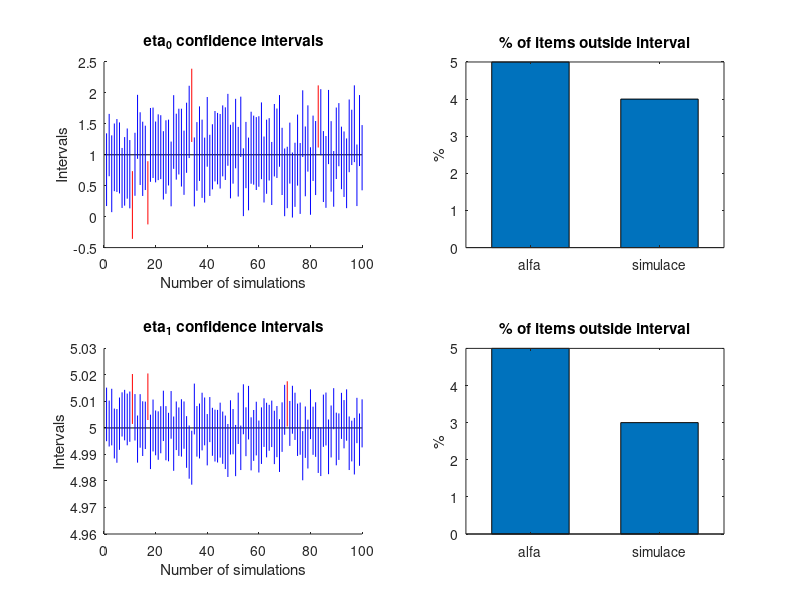
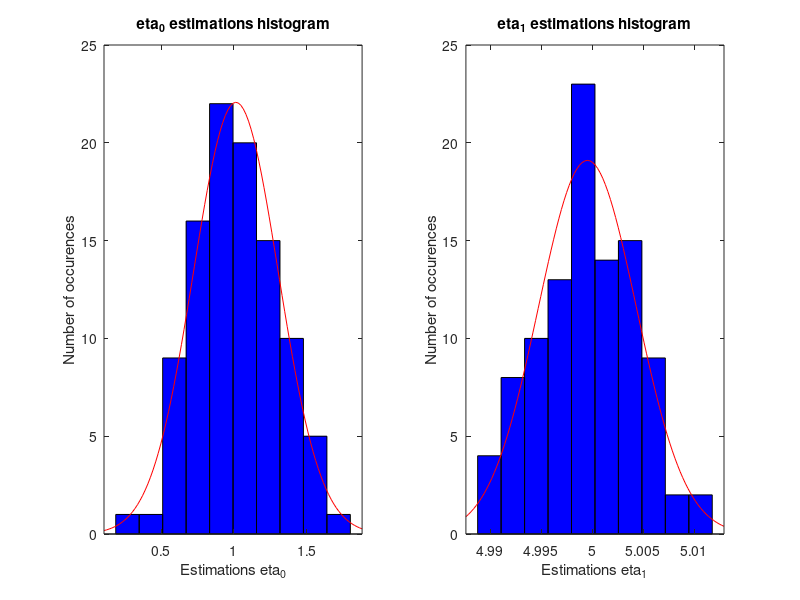

MATLAB code for these plots, in order: (Note: this script raises an error after producing the figures.)
%% KMA/MME Linear regression

% Clear Sequence
clear all, close all %#ok<CLALL>

% Wait 0.01s (sometimes, clear all does not delete everything)
pause(0.01)

%% Initialize parameters

% Number of simulations
pocetSimulaci = 100;

% Create line and count number of data points n
x = 1:100; n = length(x);

% Choose real beta, sigma2 (rozptyl) & alpha
beta = [1, 5]; sigma2 = 2; alpha = 0.5;

% Regression Matrix X and Dependent variable Y (vysvetlovana promenna)
X = [ones(n, 1), x']; Y = X * beta';

% Preallocations
b = zeros(pocetSimulaci, 2);

% Lower & upper estimations
b_lower = zeros(pocetSimulaci, 2); b_upper = zeros(pocetSimulaci, 2);

% Variance estimation for each simulation
s2 = zeros(pocetSimulaci, 2);

% Number of estimations outside interval
pocetMimoBeta0 = 0; pocetMimoBeta1 = 0;

% Color for plot
barva = char(pocetSimulaci, 2);

%% Simulation

for i = 1:pocetSimulaci

    %Rezidua s normalnim rozdelenim N(0;2)
	epsilon = randn(n, 1) * sqrt(sigma2);
	y = Y + epsilon;

    % Perform linear regression
	[btemp, bint] = regress(y, X);
    b(i,:) = btemp';
    
    % vypocet rezidui
	e = y - X * b(i,:)';
    
    % rezidualni soucet ctvercu pres euklidovskou normu 
	RSE = norm(e)^2;
    
    % odhad rezidualniho rozptylu
	s2(i) = RSE/(n-2);
    
    Yhat = X*b(i,:)';
    resid2 = Y - Yhat;
    
	%Intervalove odhady pro regresni koeficienty Beta 0 a Beta 1
	b_lower(i, : ) = bint(:,1)';
	b_upper(i, : ) = bint(:,2)';

	if((beta(1) < b_lower(i,1)) || (beta(1) > b_upper(i,1)))
		barva(i, 1) = 'r';
		pocetMimoBeta0 = pocetMimoBeta0 + 1;
	else 
		barva(i, 1) = 'b';
	end

	if((beta(2) < b_lower(i,2)) || (beta(1) > b_upper(i,2)))
		barva(i, 2) = 'r';
		pocetMimoBeta1 = pocetMimoBeta1 + 1;
	else 
		barva(i, 2) = 'b';
	end

end

%% Plot

% Initialize figure
figure(1);

% Plot Beta 1

subplot(2,2,1)
line([0 pocetSimulaci], [beta(1) beta(1)], 'color', 'k')

for j=1:pocetSimulaci
	line([j j], [b_upper(j,1) b_lower(j,1)], 'color', barva(j, 1))
end

title("\beta_0 confidence intervals")
xlabel("Number of simulations"); ylabel("Intervals");

subplot(2,2,2)
bar([alpha * 10, pocetMimoBeta0 / pocetSimulaci * 100], 0.6);

set(gca, 'XTick', 1:2, 'XTickLabel', {'alfa', 'simulace'});
title('% of items outside interval'); ylabel('%');

% Plot Beta 2

subplot(2, 2, 3);
line([0 pocetSimulaci], [beta(2) beta(2)], 'color', 'k');

for j = 1:pocetSimulaci
	line([j j], [b_upper(j,2) b_lower(j,2)], 'color', barva(j, 2));
end

title("\beta_1 confidence intervals");
xlabel("Number of simulations"); ylabel("Intervals");

subplot(2,2,4)
bar([alpha * 10, pocetMimoBeta1 / pocetSimulaci * 100], 0.6);

set(gca, 'XTick', 1:2, 'XTickLabel', {'alfa', 'simulace'});
title('% of items outside interval'); ylabel('%');

saveas(gcf, 'fig1', 'epsc') % Save fig1

%% Normal distribution of Estimations

figure(2);
subplot(1,2,1); histfit(b(:,1));
title("\beta_0 estimations histogram");
xlabel("Estimations \beta_0"); ylabel("Number of occurences");

subplot(1,2,2); histfit(b(:,2));
title("\beta_1 estimations histogram");
xlabel("Estimations \beta_1"); ylabel("Number of occurences");

saveas(gcf, 'fig2', 'epsc') % Save fig2

%% Statistical tests of composite normality

% Lilliefors test
[h1, p1] = lillietest(b(:, 1));

% Jarque - Bera test
[h2, p2] = jbtest(b(:, 1));

% Chi2 test
[h3, p3] = chi2gof(b(:, 1));

% Print results
disp([h1 h2 h3]); disp([p1 p2 p3]);

%% Estimation Convergence to theoretical values for growing number of data

clear x n X Y epsilon b e RSE
N = 500; b = nan(N, 2);

for i = 1:N
    
    % Create line and count number of data points n
	x = 1:i*100; n = length(x);
    
    % Regression Matrix X and Dependent variable Y (vysvetlovana promenna)
	X = [ones(n,1), x']; Y = X*beta';
    
    % Residuals with N(0; 2)
	epsilon = randn(n, 1) * sqrt(sigma2);
	
    % Perform linear regression
    [btemp, bint] = regress(Y + epsilon, X); b(i,:) = btemp';
    
end

figure(3);
osax = (1:N)*100;

% Beta 0
subplot(1,2,1);

plot(osax, b(:,1), 'rx'); line([0 N*100], [beta(1) beta(1)]);
title("Estimation convergence \beta_0");
xlabel("No of Simulations"); ylabel("Confidence intervals");

% Beta 1
subplot(1,2,2);

plot(osax, b(:,2), 'rx'); line([0 N*100], [beta(2) beta(2)]);
title("Estimation convergence \beta_1");
xlabel("No of Simulations"); ylabel("Confidence intervals");

saveas(gcf, 'fig3', 'epsc') % Save fig3

% End of Script
